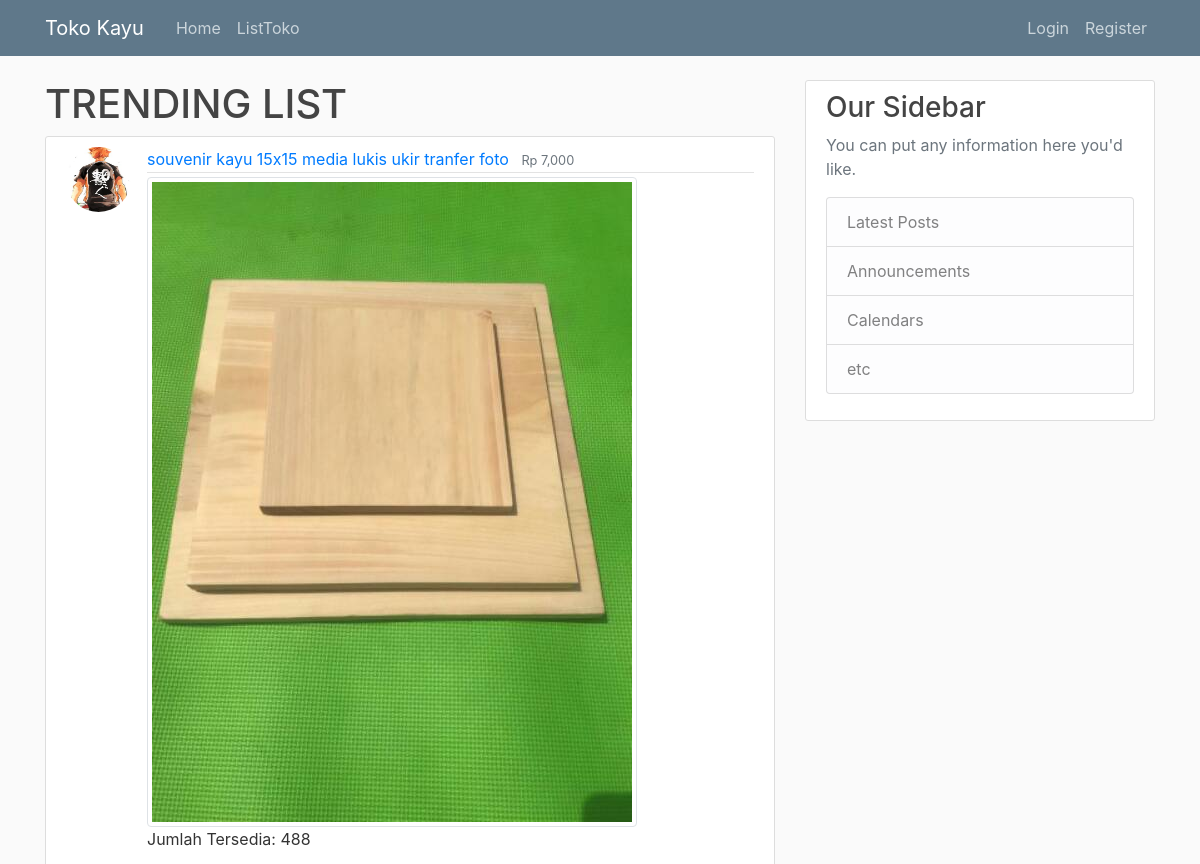
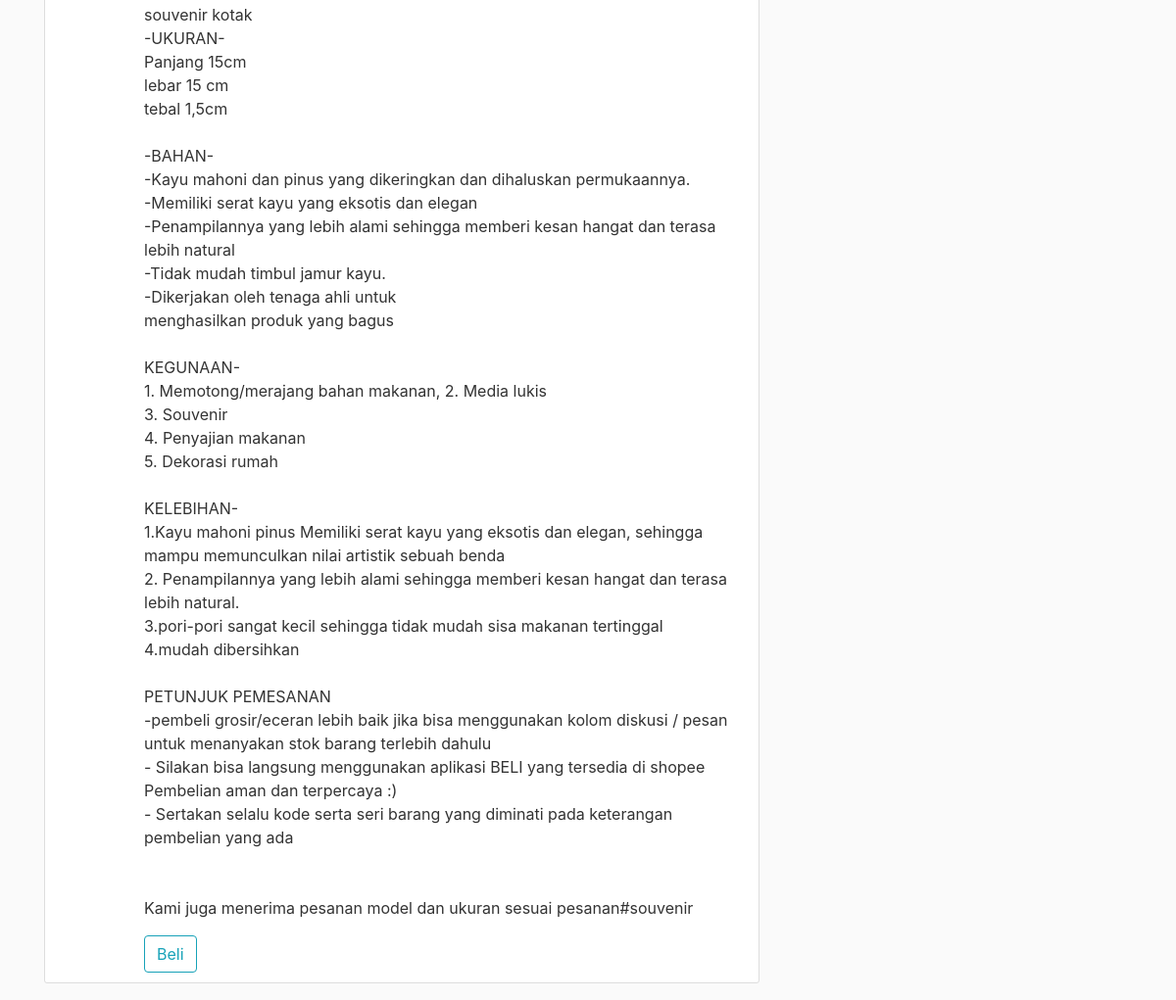
The page /barang/2 on the database its author committed (2 pictures, top to bottom).
### customer/models.py (models this page shows, shortened)
class BarangModel(models.Model):
    nama_barang = models.CharField(max_length=200)
    deskripsi_barang = models.TextField()
    harga = models.CharField(max_length=10)
    jumlah_tersedia = models.IntegerField()
    gambar = models.ImageField(default='default.jpg', upload_to='profile_pics')
    nama_tokos = models.ForeignKey(TokoModel, default=None, on_delete=models.CASCADE)

class TokoModel(models.Model):
    nama_toko = models.CharField(max_length=20)
    no_telepon = models.IntegerField()
    alamat = models.TextField()
    deskripsi_singkat = models.TextField()
    nama_user = models.ForeignKey(User, default=None, on_delete=models.CASCADE)

### users/models.py (models this page shows, shortened)
class Profile(models.Model):
    user = models.OneToOneField(User, on_delete=models.CASCADE)
    image = models.ImageField(default='default.jpg', upload_to='profile_pics')

### projectbasdat3/views.py (the view)
# urls.py: url(r'^barang/(?P<pk>\d+)$', BarangDetailView.as_view(), name='barang-detail'),
class BarangDetailView(DetailView):
    model = BarangModel

### customer/templates/customer/barangmodel_detail.html (shortened to what this page needs)
{% extends "base.html" %}
{% block content %}
    <h1>TRENDING LIST</h1>
    <article class="media content-section">
      <img class="rounded-circle article-img" src="{{object.nama_tokos.nama_user.profile.image.url}}">
      <div class="media-body">
        <div class="article-metadata">
          <a class="mr-2" href="#">{{ object.nama_barang }}</a>
          <small class="text-muted">Rp {{ object.harga }}</small>
        </div>
        <div>
          <img src="{{object.gambar.url}}" class="img-thumbnail" alt="Cinque Terre">
        </div>
        <p class="article-content">Jumlah Tersedia: {{ object.jumlah_tersedia }}</p>
        <p class="article-content">{{ object.deskripsi_barang }}</p>
        <button class="btn btn-outline-info" type="submit">Beli</button>
      </div>
    </article>
{% endblock content %}

### customer/static/customer/main.css (style rules this page uses)
body { background: #fafafa; color: #333333; margin-top: 5rem; }
h1, h2, h3, h4, h5, h6 { color: #444444; }
.content-section { background: #ffffff; padding: 10px 20px; border: 1px solid #dddddd; border-radius: 3px; margin-bottom: 20px; }
.article-content { white-space: pre-line; }
.article-img { height: 65px; width: 65px; margin-right: 16px; }
.article-metadata { padding-bottom: 1px; margin-bottom: 4px; border-bottom: 1px solid #e3e3e3 }

### rows shown on the page
BarangModel: nama_tokos.nama_user.profile.image (picture), nama_barang "souvenir kayu 15x15 media lukis ukir tranfer foto", harga "7,000", gambar (picture), jumlah_tersedia "488", deskripsi_barang "souvenir kotak -UKURAN- Panjang 15cm lebar 15 cm tebal 1,5cm -BAHAN- -Kayu mahoni dan pinus yang dikeringkan dan dihaluskan permukaannya. -Memiliki serat kayu yang eksotis dan elegan -Penampilannya yang lebih alami sehingga memberi kesan hangat dan terasa lebih natural -Tidak mudah timbul jamur kayu. -Dikerjakan oleh tenaga ahli untuk menghasilkan produk yang bagus KEGUNAAN- 1. Memotong/merajang bahan makanan, 2. Media lukis 3. Souvenir 4. Penyajian makanan 5. Dekorasi rumah KELEBIHAN- 1.Kayu mahoni pinus Memiliki serat kayu yang eksotis dan elegan, sehingga mampu memunculkan nilai artistik sebuah benda 2. Penampilannya yang lebih alami sehingga memberi kesan hangat dan terasa lebih…"
